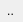
<?xml version="1.0" encoding="UTF-8"?>
<ui version="4.0">
 <class>WarningBtn</class>
 <widget class="QWidget" name="WarningBtn">
  <property name="geometry">
   <rect>
    <x>0</x>
    <y>0</y>
    <width>23</width>
    <height>22</height>
   </rect>
  </property>
  <property name="windowTitle">
   <string>Form</string>
  </property>
  <layout class="QVBoxLayout" name="verticalLayout">
   <property name="leftMargin">
    <number>0</number>
   </property>
   <property name="topMargin">
    <number>0</number>
   </property>
   <property name="rightMargin">
    <number>0</number>
   </property>
   <property name="bottomMargin">
    <number>0</number>
   </property>
   <item>
    <widget class="QToolButton" name="toolButton">
     <property name="text">
      <string>..</string>
     </property>
     <property name="icon">
      <iconset resource="../res/icons.qrc">
       <normaloff>:/icons/error.png</normaloff>:/icons/error.png</iconset>
     </property>
     <property name="autoRaise">
      <bool>true</bool>
     </property>
    </widget>
   </item>
  </layout>
 </widget>
 <resources>
  <include location="../res/icons.qrc"/>
 </resources>
 <connections/>
</ui>
